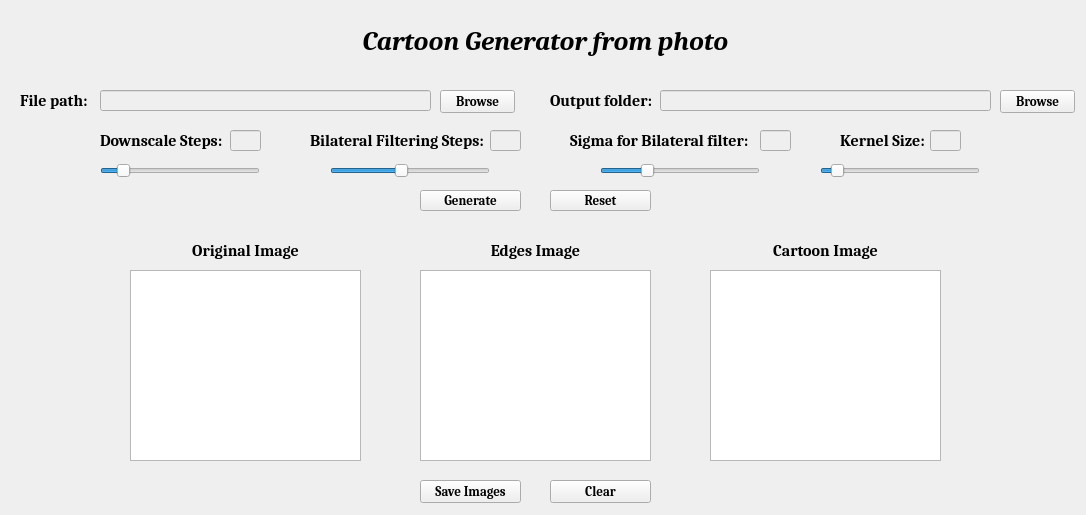
<?xml version="1.0" encoding="UTF-8"?>
<ui version="4.0">
 <class>StackedWidget</class>
 <widget class="QStackedWidget" name="StackedWidget">
  <property name="windowModality">
   <enum>Qt::ApplicationModal</enum>
  </property>
  <property name="geometry">
   <rect>
    <x>0</x>
    <y>0</y>
    <width>1086</width>
    <height>515</height>
   </rect>
  </property>
  <property name="cursor">
   <cursorShape>ArrowCursor</cursorShape>
  </property>
  <property name="windowTitle">
   <string>StackedWidget</string>
  </property>
  <widget class="QWidget" name="first">
   <widget class="QLabel" name="label">
    <property name="geometry">
     <rect>
      <x>280</x>
      <y>20</y>
      <width>531</width>
      <height>41</height>
     </rect>
    </property>
    <property name="font">
     <font>
      <family>Cambria</family>
      <pointsize>20</pointsize>
      <weight>75</weight>
      <italic>true</italic>
      <bold>true</bold>
     </font>
    </property>
    <property name="text">
     <string>Cartoon Generator from photo</string>
    </property>
    <property name="alignment">
     <set>Qt::AlignCenter</set>
    </property>
   </widget>
   <widget class="QLabel" name="label_2">
    <property name="geometry">
     <rect>
      <x>20</x>
      <y>90</y>
      <width>71</width>
      <height>21</height>
     </rect>
    </property>
    <property name="font">
     <font>
      <family>Cambria</family>
      <pointsize>12</pointsize>
      <weight>75</weight>
      <bold>true</bold>
     </font>
    </property>
    <property name="text">
     <string>File path:</string>
    </property>
   </widget>
   <widget class="QLineEdit" name="filePath">
    <property name="enabled">
     <bool>false</bool>
    </property>
    <property name="geometry">
     <rect>
      <x>100</x>
      <y>90</y>
      <width>331</width>
      <height>21</height>
     </rect>
    </property>
    <property name="font">
     <font>
      <family>Cambria</family>
      <pointsize>10</pointsize>
     </font>
    </property>
   </widget>
   <widget class="QPushButton" name="fileBrowse">
    <property name="geometry">
     <rect>
      <x>440</x>
      <y>90</y>
      <width>75</width>
      <height>23</height>
     </rect>
    </property>
    <property name="font">
     <font>
      <family>Cambria</family>
      <pointsize>10</pointsize>
      <weight>75</weight>
      <bold>true</bold>
     </font>
    </property>
    <property name="cursor">
     <cursorShape>PointingHandCursor</cursorShape>
    </property>
    <property name="text">
     <string>Browse</string>
    </property>
   </widget>
   <widget class="QLabel" name="label_3">
    <property name="geometry">
     <rect>
      <x>550</x>
      <y>90</y>
      <width>111</width>
      <height>21</height>
     </rect>
    </property>
    <property name="font">
     <font>
      <family>Cambria</family>
      <pointsize>12</pointsize>
      <weight>75</weight>
      <bold>true</bold>
     </font>
    </property>
    <property name="text">
     <string>Output folder:</string>
    </property>
   </widget>
   <widget class="QPushButton" name="folderBrowse">
    <property name="geometry">
     <rect>
      <x>1000</x>
      <y>90</y>
      <width>75</width>
      <height>23</height>
     </rect>
    </property>
    <property name="font">
     <font>
      <family>Cambria</family>
      <pointsize>10</pointsize>
      <weight>75</weight>
      <bold>true</bold>
     </font>
    </property>
    <property name="cursor">
     <cursorShape>PointingHandCursor</cursorShape>
    </property>
    <property name="text">
     <string>Browse</string>
    </property>
   </widget>
   <widget class="QLineEdit" name="folderPath">
    <property name="enabled">
     <bool>false</bool>
    </property>
    <property name="geometry">
     <rect>
      <x>660</x>
      <y>90</y>
      <width>331</width>
      <height>21</height>
     </rect>
    </property>
    <property name="font">
     <font>
      <family>Cambria</family>
      <pointsize>10</pointsize>
     </font>
    </property>
   </widget>
   <widget class="QLabel" name="label_4">
    <property name="geometry">
     <rect>
      <x>100</x>
      <y>130</y>
      <width>131</width>
      <height>21</height>
     </rect>
    </property>
    <property name="font">
     <font>
      <family>Cambria</family>
      <pointsize>12</pointsize>
      <weight>75</weight>
      <bold>true</bold>
     </font>
    </property>
    <property name="text">
     <string>Downscale Steps:</string>
    </property>
   </widget>
   <widget class="QLineEdit" name="downsample">
    <property name="enabled">
     <bool>false</bool>
    </property>
    <property name="geometry">
     <rect>
      <x>230</x>
      <y>130</y>
      <width>31</width>
      <height>21</height>
     </rect>
    </property>
    <property name="font">
     <font>
      <family>Cambria</family>
      <pointsize>10</pointsize>
     </font>
    </property>
   </widget>
   <widget class="QSlider" name="downscaleSlider">
    <property name="geometry">
     <rect>
      <x>100</x>
      <y>160</y>
      <width>160</width>
      <height>22</height>
     </rect>
    </property>
    <property name="cursor">
     <cursorShape>PointingHandCursor</cursorShape>
    </property>
    <property name="minimum">
     <number>1</number>
    </property>
    <property name="maximum">
     <number>10</number>
    </property>
    <property name="pageStep">
     <number>1</number>
    </property>
    <property name="value">
     <number>2</number>
    </property>
    <property name="orientation">
     <enum>Qt::Horizontal</enum>
    </property>
   </widget>
   <widget class="QLabel" name="label_5">
    <property name="geometry">
     <rect>
      <x>310</x>
      <y>130</y>
      <width>181</width>
      <height>21</height>
     </rect>
    </property>
    <property name="font">
     <font>
      <family>Cambria</family>
      <pointsize>12</pointsize>
      <weight>75</weight>
      <bold>true</bold>
     </font>
    </property>
    <property name="text">
     <string>Bilateral Filtering Steps:</string>
    </property>
   </widget>
   <widget class="QLineEdit" name="bilateralfilterSteps">
    <property name="enabled">
     <bool>false</bool>
    </property>
    <property name="geometry">
     <rect>
      <x>490</x>
      <y>130</y>
      <width>31</width>
      <height>21</height>
     </rect>
    </property>
    <property name="font">
     <font>
      <family>Cambria</family>
      <pointsize>10</pointsize>
     </font>
    </property>
   </widget>
   <widget class="QLabel" name="label_6">
    <property name="geometry">
     <rect>
      <x>570</x>
      <y>130</y>
      <width>181</width>
      <height>21</height>
     </rect>
    </property>
    <property name="font">
     <font>
      <family>Cambria</family>
      <pointsize>12</pointsize>
      <weight>75</weight>
      <bold>true</bold>
     </font>
    </property>
    <property name="text">
     <string>Sigma for Bilateral filter:</string>
    </property>
   </widget>
   <widget class="QLineEdit" name="sigmaBilateral">
    <property name="enabled">
     <bool>false</bool>
    </property>
    <property name="geometry">
     <rect>
      <x>760</x>
      <y>130</y>
      <width>31</width>
      <height>21</height>
     </rect>
    </property>
    <property name="font">
     <font>
      <family>Cambria</family>
      <pointsize>10</pointsize>
     </font>
    </property>
   </widget>
   <widget class="QLabel" name="label_7">
    <property name="geometry">
     <rect>
      <x>840</x>
      <y>130</y>
      <width>91</width>
      <height>21</height>
     </rect>
    </property>
    <property name="font">
     <font>
      <family>Cambria</family>
      <pointsize>12</pointsize>
      <weight>75</weight>
      <bold>true</bold>
     </font>
    </property>
    <property name="text">
     <string>Kernel Size:</string>
    </property>
   </widget>
   <widget class="QLineEdit" name="kernelSize">
    <property name="enabled">
     <bool>false</bool>
    </property>
    <property name="geometry">
     <rect>
      <x>930</x>
      <y>130</y>
      <width>31</width>
      <height>21</height>
     </rect>
    </property>
    <property name="font">
     <font>
      <family>Cambria</family>
      <pointsize>10</pointsize>
     </font>
    </property>
   </widget>
   <widget class="QSlider" name="kernelSlider">
    <property name="geometry">
     <rect>
      <x>820</x>
      <y>160</y>
      <width>160</width>
      <height>22</height>
     </rect>
    </property>
    <property name="cursor">
     <cursorShape>PointingHandCursor</cursorShape>
    </property>
    <property name="minimum">
     <number>1</number>
    </property>
    <property name="maximum">
     <number>30</number>
    </property>
    <property name="singleStep">
     <number>3</number>
    </property>
    <property name="pageStep">
     <number>3</number>
    </property>
    <property name="value">
     <number>3</number>
    </property>
    <property name="orientation">
     <enum>Qt::Horizontal</enum>
    </property>
   </widget>
   <widget class="QSlider" name="sigmaSlider">
    <property name="geometry">
     <rect>
      <x>600</x>
      <y>160</y>
      <width>160</width>
      <height>22</height>
     </rect>
    </property>
    <property name="cursor">
     <cursorShape>PointingHandCursor</cursorShape>
    </property>
    <property name="minimum">
     <number>1</number>
    </property>
    <property name="maximum">
     <number>30</number>
    </property>
    <property name="singleStep">
     <number>2</number>
    </property>
    <property name="pageStep">
     <number>2</number>
    </property>
    <property name="value">
     <number>9</number>
    </property>
    <property name="orientation">
     <enum>Qt::Horizontal</enum>
    </property>
   </widget>
   <widget class="QSlider" name="bilateralslider">
    <property name="geometry">
     <rect>
      <x>330</x>
      <y>160</y>
      <width>160</width>
      <height>22</height>
     </rect>
    </property>
    <property name="cursor">
     <cursorShape>PointingHandCursor</cursorShape>
    </property>
    <property name="minimum">
     <number>10</number>
    </property>
    <property name="maximum">
     <number>100</number>
    </property>
    <property name="pageStep">
     <number>1</number>
    </property>
    <property name="value">
     <number>50</number>
    </property>
    <property name="orientation">
     <enum>Qt::Horizontal</enum>
    </property>
   </widget>
   <widget class="QPushButton" name="generate">
    <property name="geometry">
     <rect>
      <x>420</x>
      <y>190</y>
      <width>101</width>
      <height>21</height>
     </rect>
    </property>
    <property name="font">
     <font>
      <family>Cambria</family>
      <pointsize>10</pointsize>
      <weight>75</weight>
      <bold>true</bold>
     </font>
    </property>
    <property name="cursor">
     <cursorShape>PointingHandCursor</cursorShape>
    </property>
    <property name="text">
     <string>Generate</string>
    </property>
   </widget>
   <widget class="QPushButton" name="saveImages">
    <property name="geometry">
     <rect>
      <x>420</x>
      <y>480</y>
      <width>101</width>
      <height>23</height>
     </rect>
    </property>
    <property name="font">
     <font>
      <family>Cambria</family>
      <pointsize>10</pointsize>
      <weight>75</weight>
      <bold>true</bold>
     </font>
    </property>
    <property name="cursor">
     <cursorShape>PointingHandCursor</cursorShape>
    </property>
    <property name="text">
     <string>Save Images</string>
    </property>
   </widget>
   <widget class="QGraphicsView" name="originalImage">
    <property name="geometry">
     <rect>
      <x>130</x>
      <y>270</y>
      <width>231</width>
      <height>191</height>
     </rect>
    </property>
   </widget>
   <widget class="QGraphicsView" name="edgesImage">
    <property name="geometry">
     <rect>
      <x>420</x>
      <y>270</y>
      <width>231</width>
      <height>191</height>
     </rect>
    </property>
   </widget>
   <widget class="QGraphicsView" name="cartoonImage">
    <property name="geometry">
     <rect>
      <x>710</x>
      <y>270</y>
      <width>231</width>
      <height>191</height>
     </rect>
    </property>
   </widget>
   <widget class="QLabel" name="label_8">
    <property name="geometry">
     <rect>
      <x>130</x>
      <y>240</y>
      <width>231</width>
      <height>21</height>
     </rect>
    </property>
    <property name="font">
     <font>
      <family>Cambria</family>
      <pointsize>12</pointsize>
      <weight>75</weight>
      <bold>true</bold>
     </font>
    </property>
    <property name="text">
     <string>Original Image</string>
    </property>
    <property name="alignment">
     <set>Qt::AlignCenter</set>
    </property>
   </widget>
   <widget class="QLabel" name="label_10">
    <property name="geometry">
     <rect>
      <x>420</x>
      <y>240</y>
      <width>231</width>
      <height>21</height>
     </rect>
    </property>
    <property name="font">
     <font>
      <family>Cambria</family>
      <pointsize>12</pointsize>
      <weight>75</weight>
      <bold>true</bold>
     </font>
    </property>
    <property name="text">
     <string>Edges Image</string>
    </property>
    <property name="alignment">
     <set>Qt::AlignCenter</set>
    </property>
   </widget>
   <widget class="QLabel" name="label_11">
    <property name="geometry">
     <rect>
      <x>710</x>
      <y>240</y>
      <width>231</width>
      <height>21</height>
     </rect>
    </property>
    <property name="font">
     <font>
      <family>Cambria</family>
      <pointsize>12</pointsize>
      <weight>75</weight>
      <bold>true</bold>
     </font>
    </property>
    <property name="text">
     <string>Cartoon Image</string>
    </property>
    <property name="alignment">
     <set>Qt::AlignCenter</set>
    </property>
   </widget>
   <widget class="QPushButton" name="clearBtn">
    <property name="geometry">
     <rect>
      <x>550</x>
      <y>480</y>
      <width>101</width>
      <height>23</height>
     </rect>
    </property>
    <property name="font">
     <font>
      <family>Cambria</family>
      <pointsize>10</pointsize>
      <weight>75</weight>
      <bold>true</bold>
     </font>
    </property>
    <property name="cursor">
     <cursorShape>PointingHandCursor</cursorShape>
    </property>
    <property name="text">
     <string>Clear</string>
    </property>
   </widget>
   <widget class="QPushButton" name="resetBtn">
    <property name="geometry">
     <rect>
      <x>550</x>
      <y>190</y>
      <width>101</width>
      <height>21</height>
     </rect>
    </property>
    <property name="font">
     <font>
      <family>Cambria</family>
      <pointsize>10</pointsize>
      <weight>75</weight>
      <bold>true</bold>
     </font>
    </property>
    <property name="cursor">
     <cursorShape>PointingHandCursor</cursorShape>
    </property>
    <property name="text">
     <string>Reset</string>
    </property>
   </widget>
   <widget class="QLabel" name="warningLabel">
    <property name="geometry">
     <rect>
      <x>100</x>
      <y>220</y>
      <width>891</width>
      <height>20</height>
     </rect>
    </property>
    <property name="font">
     <font>
      <family>Cambria</family>
      <pointsize>10</pointsize>
     </font>
    </property>
    <property name="text">
     <string/>
    </property>
    <property name="alignment">
     <set>Qt::AlignCenter</set>
    </property>
   </widget>
  </widget>
 </widget>
 <resources/>
 <connections/>
</ui>
